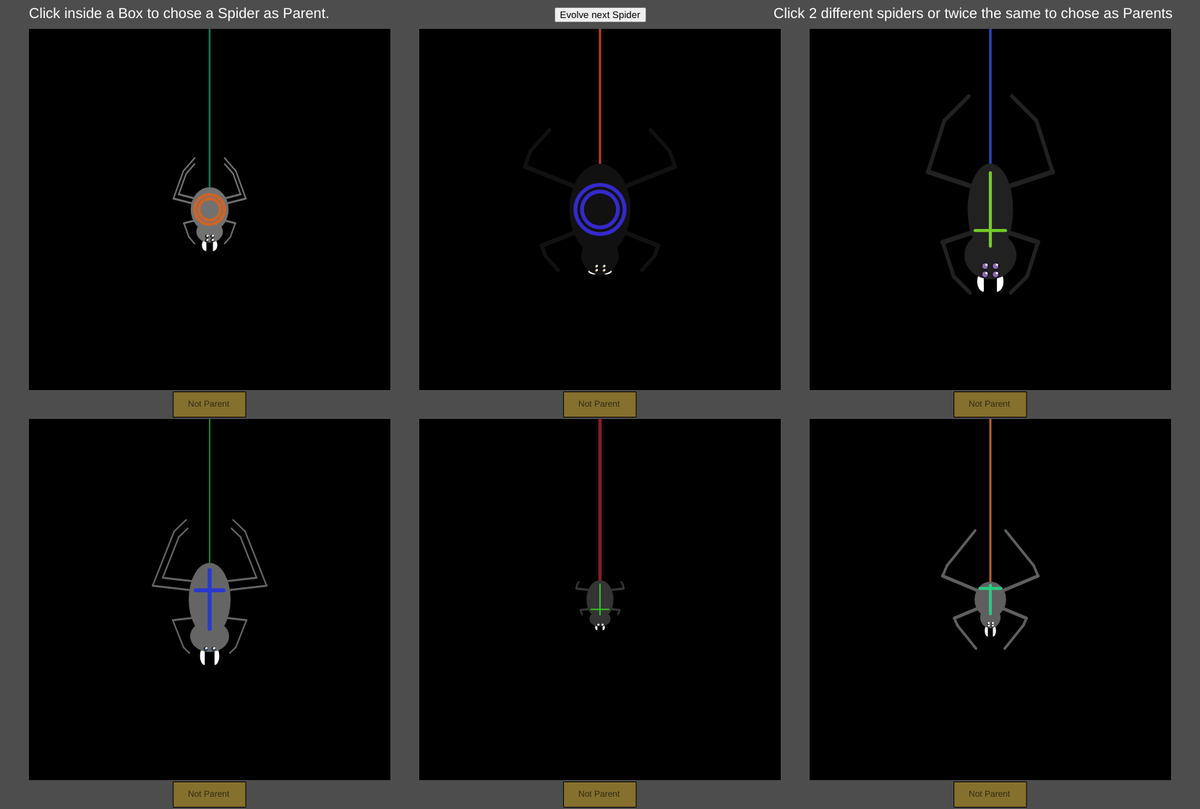
Frame 1 (no input)
Frame 60 (no input): identical to frame 1, image omitted
Frame 120 (the mouse pressed at the canvas centre since frame 60): identical to frame 1, image omitted

The p5.js sketch that drew this single still picture (run headless with seeded random() and noise() and a simulated clock; from frame 60 on, the mouse is pressed at the canvas centre):

// p5.js sketch
// ── sketch.js
// Topic: Mutation by Laurent Klein 2021
// Since we treated this topic in class, my idea of doing spiders was set. I was reading some Spider-man comics at the time and the gene mutated spider, which bit Peter Parker 
// inspired me for this. I started with a blank sketch and created a spider Object with all necessary drawing functions. Step by step I drew the spider and every feature I drew,
// I integrated with random values, these became my characteristics. As I just finished up the spiders, I felt I could as some flavor of being a scientist and creating your own spiders.
// I created the boxes and plaques for information. I didn't particularly like the fitness we integrated in class. Even though the results vary more when evolving a new generation. I wanted
// the user to chose two spiders to combine, but when evolving all Spiders, the obviously ended up all the same since the parents where not randomly chosen from a mating pool. The circumven
// this problem, I integrated that only one Spider would be evolved and it would cylcle through the 6 of them, thus arricing at this version.

var spiders;
var parentIndex;
var mutationChance;
var evolveSpiderIndex;

function setup()
{
	createCanvas(1660,1120);
	background(0);
	colorMode(HSB);
	//Initializing Variables
	spiders = [];
	parentIndex = [];
	mutationChance = 0.2;
	evolveSpiderIndex = 0;
	//Create Evolve Button
	button = createButton('Evolve next Spider');
  	button.position(width/2 - button.width/2, 20-button.height/2);
  	button.mousePressed(evolve);
	//Create 6 spiders
	for(var i = 0; i < 6 ; i++)
	{
		let xPos;
		let yPos;
		if(i < 3)
		{
			xPos = 290 + i * 540;
			yPos = 290 + 0 * 540;
		}
		else
		{
			xPos = 290 + (i-3) * 540;
			yPos = 290 + 540;
		}
		
		spiders.push(new Spider(xPos,yPos));
	};	
}

function draw()
{
	//Formatting
	background(0);
	//Draw Spiders
	for(var i = 0; i<spiders.length; i++)
	{
		spiders[i]._draw();
	}
	//Draw Decoration
	drawBoxes();
	drawPlaques();
}
function Spider(x,y)
{
	//Fix Variavles
	this._x = x;
	this._y = y;
	this._parent = 0;
	//Create DNA
	this._dna = new DNA(33);
	//General Color Characteristics
	this._bodyBrightness = random(5,60);
	this._scale = random(0.2,0.5);
	//Body Characteristics
	this._bodyWidth = random(125,225) * this._scale;
	this._bodyHeight = random(200,300) * this._scale;	
	//Head Characteristics
	this._headWidth = random(100,150) * this._scale;
	this._headHeight = random(100,150) * this._scale;
	//Eyes Characteristics
	this._eyeHue = random(0,359);
	this._eyeSaturation = random(25,80);
	this._eyeBrightness = random(20,80);
	this._eyeAmt = random([2,4,6,8]);
	this._eyeSize = random(10,20) * this._scale;
	//Back symbol Characteristics
	this._symbolType = random([1,2,3]);
	this._symbolHue = random(0,359);
	this._crossWeight = random(5,20) * this._scale;
	this._crossHeight = random(-this._bodyHeight/3,this._bodyHeight/3);
	this._ringAmt = random([1,2,3]);
	this._ringDiameter = random(this._bodyWidth*0.8,this._bodyWidth*0.9);
	this._ringWeight = random(0.8,0.9);
	this._lineWeight = random(5,20) * this._scale;
	//Legs Characteristics
	this.legAmt = random([2,3,4]);
	this._legWeight = random(5,20) * this._scale;
	this._legLength = random(50,150) * this._scale;
	this._upperAngle = random(5,25);	
	this._middleAngle = random(95,115);
	this._middleMultiplier = random(0.2,1.5);
	this._lowerMultiplier = random(0.2,1.5);
	this._lowerAngle = random(120,140);
	//Teeth Characteristics
	this._hasTeeth = random([0,1]);
	this._toothWidth = random(30,50) * this._scale;
	this._toothHeight = random(20,70) * this._scale;
	//Net Characteristics
	this._netWeight = random(1,5);
	this._netHue = random(0,360);
	this._netBrightness = random(40,80);

	this._calcPhenotype = function()
	{
		//General Color Characteristics
		this._bodyBrightness = map(this._dna.genes[0],0,1,5,60);
		this._scale = map(this._dna.genes[1],0,1,0.2,0.5);
		//Body Characteristics
		this._bodyWidth = map(this._dna.genes[2],0,1,125,225) * this._scale;
		this._bodyHeight = map(this._dna.genes[3],0,1,200,300) * this._scale;	
		//Head Characteristics
		this._headWidth = map(this._dna.genes[4],0,1,100,150) * this._scale;
		this._headHeight = map(this._dna.genes[5],0,1,100,150) * this._scale;
		//Eyes Characteristics
		this._eyeHue = map(this._dna.genes[6],0,1,0,359);
		this._eyeSaturation = map(this._dna.genes[7],0,1,25,80);
		this._eyeBrightness = map(this._dna.genes[8],0,1,20,80);
		this._eyeAmt = floor(map(this._dna.genes[9],0,1,1,4))*2;
		this._eyeSize = map(this._dna.genes[10],0,1,10,20) * this._scale;
		//Back symbol Characteristics
		this._symbolType = floor(map(this._dna.genes[11],0,1,1,3));
		this._symbolHue = map(this._dna.genes[12],0,1,0,359);
		this._crossWeight = map(this._dna.genes[13],0,1,5,20) * this._scale;
		this._crossHeight = map(this._dna.genes[14],0,1,-this._bodyHeight/3,this._bodyHeight/3);
		this._ringAmt = floor(map(this._dna.genes[15],0,1,1,3));
		this._ringDiameter = map(this._dna.genes[16],0,1,this._bodyWidth*0.8,this._bodyWidth*0.9);
		this._ringWeight = map(this._dna.genes[17],0,1,0.8,0.9);
		this._lineWeight = map(this._dna.genes[18],0,1,5,20) * this._scale;
		//Legs Characteristics
		this.legAmt = floor(map(this._dna.genes[19],0,1,2,4));
		this._legWeight = map(this._dna.genes[20],0,1,5,20) * this._scale;
		this._legLength = map(this._dna.genes[21],0,1,50,150) * this._scale;
		this._upperAngle = map(this._dna.genes[22],0,1,5,25);	
		this._middleAngle = map(this._dna.genes[23],0,1,95,115);
		this._middleMultiplier = map(this._dna.genes[24],0,1,0.2,1.5);
		this._lowerMultiplier = map(this._dna.genes[25],0,1,0.2,1.5);
		this._lowerAngle = map(this._dna.genes[26],0,1,120,140);
		//Teeth Characteristics
		if(this._dna.genes[27] > 0,5)
		{
			this._hasTeeth = 1;
		}
		else if (this._dna.genes[27] < 0,5)
		{
			this._hasTeeth = 0;
		}
		
		this._toothWidth = map(this._dna.genes[28],0,1,30,50) * this._scale;
		this._toothHeight = map(this._dna.genes[29],0,1,20,70) * this._scale;
		//Net Characteristics
		this._netWeight = map(this._dna.genes[30],0,1,1,5);
		this._netHue = map(this._dna.genes[31],0,1,0,360);
		this._netBrightness = map(this._dna.genes[32],0,1,40,80);
	};
	this._draw = function()
	{	
		this._drawNet();		
		this._drawLegs();
		this._drawTeeth();
		this._drawBody();
		this._drawHead();
		this._drawEyes();
		this._backSymbol();						
	};
	this._drawBody = function()
	{
		push();
		//Formatting
		noStroke();
		fill(0,0,this._bodyBrightness);
		//Translation
		translate(this._x,this._y);
		//Drawing
		ellipse(0,0,this._bodyWidth,this._bodyHeight);
		pop();
	}
	this._drawHead = function()
	{
		push();
		//Formatting
		noStroke();
		fill(0,0,this._bodyBrightness);
		//Translation
		translate(this._x,this._y+this._bodyHeight/2);
		//Drawing
		ellipse(0,0,this._headWidth,this._headHeight);
		pop();
	}
	this._drawEyes = function()
	{
		push();
		//Formatting
		stroke(0);
		strokeWeight(1);
		fill(this._eyeHue,this._eyeSaturation,this._eyeBrightness);
		//General Translation
		translate(this._x,this._y + this._bodyHeight/2 + this._headHeight/2);
		for(var i = 0; i < this._eyeAmt;i++)
		{
			push();
				//Translate conditions
				//Place eyes left and right
				if(i%2 == 0)
				{
					translate(this._headWidth/2 * 0.2,-this._headHeight/2 * 0.2);
				}
				else
				{
					translate(-this._headWidth/2 * 0.2,-this._headHeight/2 * 0.2);
				}
				//When 4 eyes, place 2nd set higher
				if(i>1)
				{
					translate(0,-this._eyeSize - this._eyeSize/4);
				}
				//When 6 eyes
				if(i>3)
				{
					//Left and right placement needs to be increased
					if(i%2 == 0)
					{
						translate(this._eyeSize + this._eyeSize/4,this._eyeSize/2 + this._eyeSize/8);
					}
					else
					{
						translate(-this._eyeSize - this._eyeSize/4,this._eyeSize/2 + this._eyeSize/8);
					}
						
				}
				//When 8 eyes place 4th pair higher
				if(i>5)
				{
					translate(0,-this._eyeSize - this._eyeSize/4);
				}
				//Draw
				ellipse(0,0,this._eyeSize);
				push();
					noStroke();
					fill(255);
					translate(this._eyeSize/5,-this._eyeSize/5);
					ellipse(0,0,3);
				pop();
			pop();
		}
		pop();		
	}
	this._backSymbol = function()
	{
		push();
		//Translate to position
		translate(this._x,this._y);
		// State Machine with different symbol types
		switch(this._symbolType)
		{
			//Cross
			case 1:
				push();
				//Formatting
				stroke(this._symbolHue,80,80);
				strokeWeight(this._crossWeight);
				//Vertical Line
				line(0,-this._bodyHeight/2.5,0,this._bodyHeight/2.5);
				//Horizontal Line
				line(-this._bodyWidth/3,this._crossHeight,this._bodyWidth/3,this._crossHeight);

				pop();
			break;
			// Circles
			case 2:
				push();
				noStroke();
				//Loop for 1 to 3 donuts
				for(var i = 0; i < this._ringAmt; i++)
				{
					//Outter ellipse
					fill(this._symbolHue,80,80);
					ellipse(0,0,this._ringDiameter-(i*this._ringDiameter*0.25));
					//Inner Ellipse
					fill(0,0,this._bodyBrightness);
					ellipse(0,0,(this._ringDiameter*this._ringWeight)-(i*this._ringDiameter*0.25));
				}
				
				pop();
			break;
			// Arrows
			case 3:
				push();
				//Formatting
				stroke(this._symbolHue,80,80);
				strokeWeight(this._lineWeight);
				noFill();
				//Translate to starting point
				translate(0,this._bodyHeight/5);
				// Loop for 3 arrows
				for(var i = 2; i < 5; i++)
				{
					translate(0,-this._bodyHeight/5);
					beginShape();
					vertex(-this._bodyWidth/(2*i),0);
					vertex(0,this._bodyHeight*0.2);
					vertex(this._bodyWidth/(2*i),0);
					endShape();
				}
				pop();
			break;
		}
		pop();
	}
	this._drawLegs = function()
	{	// Loop for amount of leg pairs
		for(var j = 0; j < this.legAmt; j++)
		{
			push();
			// Set Multiplier values for either 2, 3 or 4 leg pairs
			let angleMultiplier = 0;
			let lengthMultiplier = 0;
			switch(j)
			{
				case 0:
					translate(this._x,this._y + this._bodyHeight/2);
					angleMultiplier = 1;
					lengthMultiplier = 1;
				break;
				case 1:
					translate(this._x,this._y);
					angleMultiplier = -1;
					lengthMultiplier = 1.5;
				break;
				case 2:
					translate(this._x,this._y + this._bodyHeight/8);
					angleMultiplier = -1;
					lengthMultiplier = 2;
				break;
				case 3:
					translate(this._x,this._y + this._bodyHeight/3);
					angleMultiplier = 1;
					lengthMultiplier = 2;
				break;
			}
			//Draw both legs
			for(var i = 0; i < 2; i++)
			{
				//Alternate Multiplier
				let alternateLeg = 1
				if(i%2 == 0)
				{
					alternateLeg = 1;
				}
				else
				{
					alternateLeg = -1;
				}
				//Formatting
				stroke(0,0,this._bodyBrightness);
				//Upper Leg
				push();
				strokeWeight(this._legWeight);	
				//Translate to starting position
				translate(alternateLeg * this._bodyWidth/2*0.8,-this._bodyHeight/4);
				//Calculate End Position		
				let upperX= alternateLeg * this._legLength * lengthMultiplier * cos(radians(this._upperAngle*angleMultiplier));
				let upperY= this._legLength * lengthMultiplier * sin(radians(this._upperAngle*angleMultiplier));
				line(0,0,upperX,upperY)
				pop();
				//Middle Leg
				push();
				//Formatting
				strokeWeight(this._legWeight*0.8);
				//Translate to starting position
				translate(alternateLeg * this._bodyWidth/2*0.8,-this._bodyHeight/4);
				translate(upperX,upperY);
				//Calculate End Position
				let middleX= alternateLeg * this._legLength * lengthMultiplier * this._middleMultiplier * cos(radians(this._middleAngle*angleMultiplier));
				let middleY= this._legLength * lengthMultiplier * this._middleMultiplier * sin(radians(this._middleAngle*angleMultiplier));
				line(0,0,middleX,middleY)
				pop();
				//Lower Leg
				push();
				//Formatting
				strokeWeight(this._legWeight*0.8);
				//Translate to starting Position
				translate(alternateLeg * this._bodyWidth/2*0.8,-this._bodyHeight/4);
				translate(upperX,upperY);
				translate(middleX,middleY);			
				//Calculate End Position
				let lowerX= alternateLeg * this._legLength  * lengthMultiplier * this._lowerMultiplier * cos(radians(this._lowerAngle*angleMultiplier));
				let lowerY= this._legLength  * lengthMultiplier * this._lowerMultiplier * sin(radians(this._lowerAngle*angleMultiplier));
				line(0,0,lowerX,lowerY)
				pop();		
			}
			pop();
		}		
	}
	this._drawTeeth = function()
	{
		// Has teeth or not boolean
		if(this._hasTeeth == 0)
		{
			return;
		}
		else
		{
			push();
			//translate to position
			translate(this._x,this._y + this._bodyHeight/2 + this._headHeight/3);
			//Loop for alternating teeth
			for(var i = 0; i < 2; i++)
			{
				let alternateTooth = 1
				if(i%2 == 0)
				{
					alternateTooth = 1;
				}
				else
				{
					alternateTooth = -1;
				}
				push();
				//Formatting
				noStroke();
				fill(255);
				//Translate to drawing position
				translate(alternateTooth * this._headWidth/8,0);
				//Draw
				arc(0,0 + this._toothHeight/2,this._toothWidth,this._toothHeight,-HALF_PI*alternateTooth,HALF_PI*alternateTooth);
				pop();				
			}
			pop();
		}
	}
	this._drawNet = function()
	{
		push();
		//translate
		translate(this._x,this._y-this._bodyHeight/2);
		//formatting
		stroke(this._netHue,80,this._netBrightness);
		strokeWeight(this._netWeight);
		//draw
		line(0,0,0,-250+this._bodyHeight/2);
		pop();
	}

	this._calcPhenotype();
}

function evolve()
{
	//Create child variable and get a mix from parents
	let childDNA = crossOver();
	//Chance of mutation of child DNA
	mutate(childDNA);
	//Evolve 1 spider
	spiders[evolveSpiderIndex]._dna = childDNA;
	spiders[evolveSpiderIndex]._calcPhenotype();
	//Index Control
	evolveSpiderIndex++;
	if(evolveSpiderIndex == 6)
	{
		evolveSpiderIndex -= 6;
	}
}
function crossOver()
{
	//Get dna of chosen Parents
	let parentA = spiders[parentIndex[0]]._dna;
	let parentB = spiders[parentIndex[1]]._dna;
	//Create new DNA
	let childDNA = new DNA(parentA.genes.length);
	//Take genes from either Parent 50/50 Chance
	for(var i = 0; i < childDNA.genes.length; i ++)
	{
		if(random() < 0.5)
		{
			childDNA.genes[i] = parentA.genes[i];
		}
		else
		{
			childDNA.genes[i] = parentB.genes[i];
		}
	}
	//Return DNA
	return childDNA;
}

function mutate(DNA)
{
	//Go through Genes and with chance of every gene mutating
	for(var i = 0; i < DNA.genes.length; i++)
	{
		if(random() < mutationChance)
		{
			DNA.genes[i] = random(0,1);
		}		
	}
}

function DNA(numGenes)
{
	//Create Gene Array
  	this.genes = [];

  	for(var i = 0; i < numGenes; i++)
  	{
		//Push gene ( value between 0 and 1) in to the array
    	this.genes.push(random(0,1)); 
  	}
}

function drawBoxes()
{
	push();
	//Boxes with hardcoded locations for decoration
	noStroke();
	fill(0,0,30);
	rect(0,0,width,40);
	rect(0,height-40,width,40);
	rect(0,0,40,height);
	rect(width-40,0,40,height);
	rect(540,0,40,height);
	rect(1080,0,40,height);
	rect(0,540,width,40);
	//Instructions
	fill(255);
	textSize(20);
	text('Click inside a Box to chose a Spider as Parent.',40,25);
	text('Click 2 different spiders or twice the same to chose as Parents',width/2 + 240,25)
	pop();
}
function drawPlaques()
{
	//Draw Plaques to indicate which Spiders are chosen as parents
	for(var i = 0; i<spiders.length; i++)
	{
		push();
		translate(spiders[i]._x-50,spiders[i]._y+252.5);
		fill(46,65,52);
		rect(0,0,100,35);
		fill(46,65,20);
		if(spiders[i]._parent == 0)
		{
			text('Not Parent',20,20);
		}
		else
		{
			text('Parent ' + spiders[i]._parent,25,20);
		};					
		pop();
	}
	
}

function mouseClicked()
{
	//Check if clicked into box of spiders
	for(var i = 0; i < spiders.length; i++)
	{
		if(mouseX > spiders[i]._x - 250 && mouseX < spiders[i]._x + 250 && mouseY > spiders[i]._y - 250 && mouseY < spiders[i]._y + 250)
		{
			//if no parents are chosen, remember clicked Spider Index in array
			if(parentIndex.length == 0)
			{
				spiders[i]._parent = 1;
				parentIndex.push(i);
			}
			// if 1 parent already chose, remember second clicked Spider Index in array
			else if(parentIndex.length == 1)
			{
				spiders[i]._parent = 2;
				parentIndex.push(i);
			}
			// if 2 parents chosen, remove first spider, and add new chosen spider at the end of array
			else if (parentIndex.length == 2)
			{
				spiders[parentIndex[0]]._parent = 0;
				spiders[parentIndex[1]]._parent = 2;
				parentIndex.splice(0,1);
				spiders[i]._parent = 1;
				parentIndex.push(i);
			}
					
		}
	}
	
};
